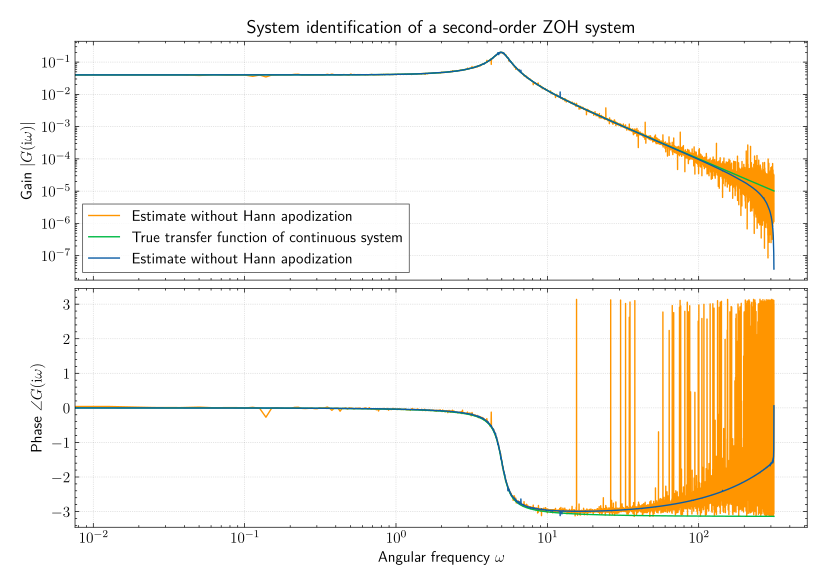

Python code for this plot:
import jax
import jax.numpy as jnp
import matplotlib.pyplot as plt
import numpy as np
import oetils
import scipy as sp
import sympy as sy
oetils.init_plotting()

def f(x, u, A, B, C):
    '''Compute next state and observation'''
    x = A @ x + B * u
    return x, C @ x

# System and model parameters
seed = 42
system = {'zeta': 0.1, 'omega': 5}
T = 0.01    # System time scale
N = 50_000  # Input length

# General continuous second order system
zeta, omega, s = sy.symbols('zeta, omega, s')
Ac = sy.Matrix([[0, 1], [-omega**2, -2*zeta*omega]])
Bc = sy.Matrix([0, 1])
Cc = sy.Matrix([1, 0])

# ZOH discretized system
A = jnp.array(sy.exp(Ac.subs(system) * T), float)
B = jnp.array(Ac.subs(system).inv() @ (A - sy.eye(2)) @ Bc, float).flatten()
C = jnp.array(Cc, float).flatten()
f_ = jax.jit(lambda x, u: f(x, u, A, B, C))

# Sample white noise signal (DRBS should be similar)
rng = jax.random.key(seed)
u = jax.random.normal(rng, N)

# Simulate dynamics
x = jnp.zeros(2)
x, y = jax.lax.scan(f_, x, u)

# Estimate transfer function (with and without Hann apodization)
xf = sp.fft.rfftfreq(N, T)
fu = sp.fft.rfft(u * sp.signal.windows.hann(N))
fy = sp.fft.rfft(y * sp.signal.windows.hann(N))
G = fy / fu
fu_ = sp.fft.rfft(u)
fy_ = sp.fft.rfft(y)
G_ = fy_ / fu_

# Plot
oetils.init_plotting(latex=True, sans=True)
fig, ax = plt.subplots(2, 1, sharex=True)
ax[0].set_title("System identification of a second-order ZOH system")
ax[0].set_ylabel(r"Gain $\lvert G(\mathrm{i}\omega)\rvert$")
ax[1].set_ylabel(r"Phase $\angle G(\mathrm{i}\omega)$")
ax[1].set_xlabel(r"Angular frequency $\omega$")
ax[0].set_xscale('log')
ax[0].set_yscale('log')
ax[0].plot(2*np.pi*xf, abs(fy_ / fu_), 'C2', label='Estimate without Hann apodization')
ax[1].plot(2*np.pi*xf, np.angle(fy_ / fu_), 'C2')
G = Cc.T @ (s*sy.eye(2) - Ac).inv() @ Bc
G = sy.lambdify(s, G.subs(system))(2j*np.pi*xf).flatten()
ax[0].plot(2*np.pi*xf, abs(G), 'C1', label='True transfer function of continuous system')
ax[1].plot(2*np.pi*xf, np.angle(G), 'C1')
ax[0].plot(2*np.pi*xf, abs(fy / fu), label='Estimate without Hann apodization')
ax[1].plot(2*np.pi*xf, np.angle(fy / fu))
ax[0].legend()
fig.savefig('ex-06-04.pdf')
